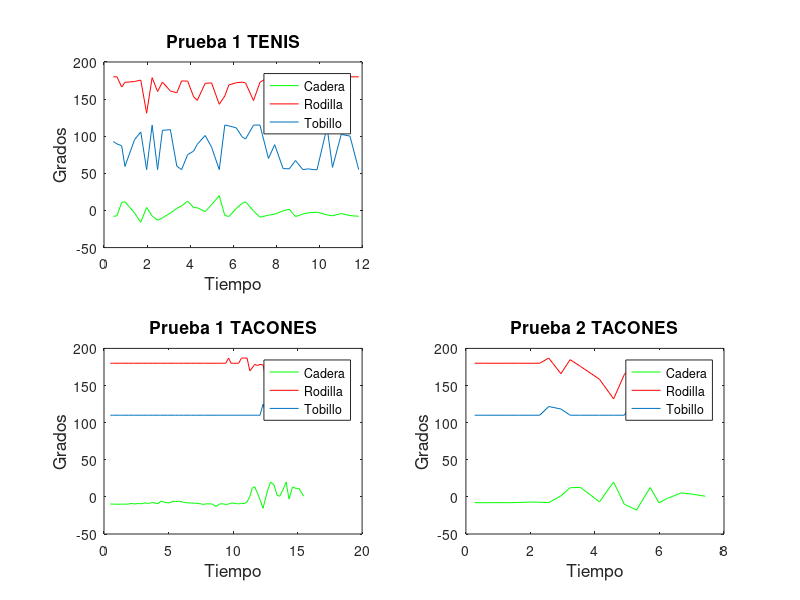

MATLAB code for this plot:
      
%Procesado prueba unica tenis
        caderaT=load('erika_AngulosCadera.mat');
        rodillaT=load('erika_AngulosRodilla.mat');
        tobilloT=load('erika_AngulosTobillo.mat');
        tiempoT=load('erika_TiempoAngulos.mat');
        caderaT=struct2cell(caderaT);
        caderaT=cell2mat(caderaT);
        rodillaT=struct2cell(rodillaT);
        rodillaT=cell2mat(rodillaT);
        tobilloT=struct2cell(tobilloT);
        tobilloT=cell2mat(tobilloT);
        tiempoT=struct2cell(tiempoT);
        tiempoT=cell2mat(tiempoT);
        [val pos]=find(rodillaT>180);
        rodillaT(1,pos)=180;
        [val pos]=find(rodillaT<115);
        rodillaT(1,pos)=115;
        %filtrado pie
        [val pos]=find(tobilloT>115);
        tobilloT(1,pos)=115;
        [val pos]=find(tobilloT<55);
        tobilloT(1,pos)=55;
        %filtrado cadera
        [val pos]=find(caderaT>20);
        caderaT(1,pos)=20;
        [val pos]=find(caderaT<-20);
        caderaT(1,pos)=-20;
%Procesado de tacones prueba 1
caderaTa=load('Prueba1erika_AngulosCadera.mat');
rodillaTa=load('Prueba1erika_AngulosRodilla.mat');
tobilloTa=load('Prueba1erika_AngulosTobillo.mat');
tiempoTa=load('Prueba1erika_TiempoAngulos.mat');
caderaTa=struct2cell(caderaTa);
caderaTa=cell2mat(caderaTa);
rodillaTa=struct2cell(rodillaTa);
rodillaTa=cell2mat(rodillaTa);
tobilloTa=struct2cell(tobilloTa);
tobilloTa=cell2mat(tobilloTa);
tiempoTa=struct2cell(tiempoTa);
tiempoTa=cell2mat(tiempoTa);
%filtrado rodilla
[val pos]=find(rodillaTa>187);
rodillaTa(1,pos)=187;
[val pos]=find(rodillaTa<132);
rodillaTa(1,pos)=132;
%filtrado pie
[val pos]=find(tobilloTa>160);
tobilloTa(1,pos)=160;
[val pos]=find(tobilloTa<110);
tobilloTa(1,pos)=110;
%filtrado cadera
[val pos]=find(caderaTa>20);
caderaTa(1,pos)=20;
[val pos]=find(caderaTa<-20);
caderaTa(1,pos)=-20;
        %procesado de tacones prueba 2
        caderaTa2=load('Prueba2erika_AngulosCadera.mat');
        rodillaTa2=load('Prueba2erika_AngulosRodilla.mat');
        tobilloTa2=load('Prueba2erika_AngulosTobillo.mat');
        tiempoTa2=load('Prueba2erika_TiempoAngulos.mat');
        caderaTa2=struct2cell(caderaTa2);
        caderaTa2=cell2mat(caderaTa2);
        rodillaTa2=struct2cell(rodillaTa2);
        rodillaTa2=cell2mat(rodillaTa2);
        tobilloTa2=struct2cell(tobilloTa2);
        tobilloTa2=cell2mat(tobilloTa2);
        tiempoTa2=struct2cell(tiempoTa2);
        tiempoTa2=cell2mat(tiempoTa2);
        %filtrado rodilla
        [val pos]=find(rodillaTa2>187);
        rodillaTa2(1,pos)=187;
        [val pos]=find(rodillaTa2<132);
        rodillaTa2(1,pos)=132;
        %filtrado pie
        [val pos]=find(tobilloTa2>160);
        tobilloTa2(1,pos)=160;
        [val pos]=find(tobilloTa2<110);
        tobilloTa2(1,pos)=110;
        %filtrado cadera
        [val pos]=find(caderaTa2>20);
        caderaTa2(1,pos)=20;
        [val pos]=find(caderaTa2<-20);
        caderaTa2(1,pos)=-20;

figure('Name','Ericka')
subplot(2,2,1)
plot(tiempoT,caderaT,'g');
hold on
plot(tiempoT,rodillaT,'r');
plot(tiempoT,tobilloT);
legend('Cadera','Rodilla','Tobillo','Location','NorthEast')
title('Prueba 1 TENIS','FontSize',12.5);
xlabel('Tiempo','FontSize',12.5);
ylabel('Grados','FontSize',12.5)

subplot(2,2,3)
plot(tiempoTa,caderaTa,'g');
hold on
plot(tiempoTa,rodillaTa,'r');
plot(tiempoTa,tobilloTa);
legend('Cadera','Rodilla','Tobillo','Location','NorthEast')
title('Prueba 1 TACONES','FontSize',12.5);
xlabel('Tiempo','FontSize',12.5);
ylabel('Grados','FontSize',12.5)

subplot(2,2,4)
plot(tiempoTa2,caderaTa2,'g');
hold on
plot(tiempoTa2,rodillaTa2,'r');
plot(tiempoTa2,tobilloTa2);
legend('Cadera','Rodilla','Tobillo','Location','NorthEast')
title('Prueba 2 TACONES','FontSize',12.5);
xlabel('Tiempo','FontSize',12.5);
ylabel('Grados','FontSize',12.5)

